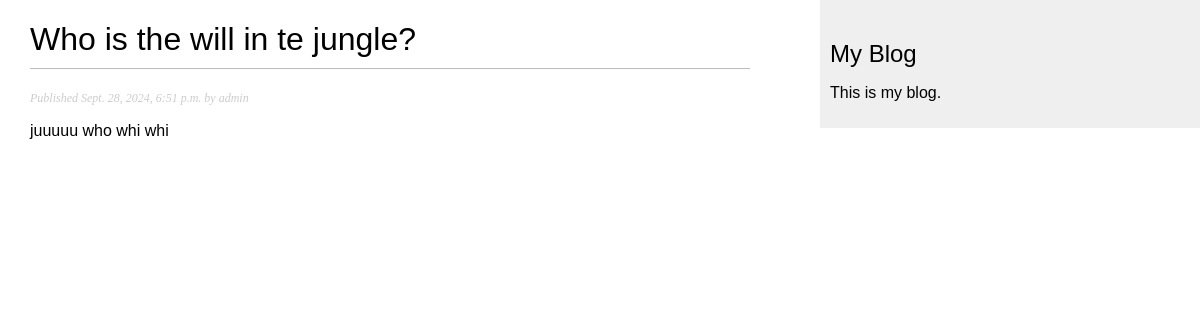
The page /blog/6/ on the database its author committed.
### blog/models.py (models this page shows, shortened)
class Post(models.Model):
    class Status(models.TextChoices):
        DRAFT = 'DF', 'Draft'
        PUBLISHED = 'PB', 'Published'
    title = models.CharField(max_length=250)
    slug = models.SlugField(max_length=250)
    author = models.ForeignKey(
        settings.AUTH_USER_MODEL,
        on_delete=models.CASCADE,
        related_name='blog_posts'
    )
    body = models.TextField()
    publish = models.DateTimeField(default=timezone.now)
    created = models.DateTimeField(auto_now_add=True)
    updated = models.DateTimeField(auto_now=True)
    status = models.CharField(
        max_length=2,
        choices=Status,
        default=Status.DRAFT
    )
    objects = models.Manager()
    published = PublishedManager()
    class Meta:
        ordering = ['-publish']
        indexes = [
            models.Index(fields=['-publish']),
        ]

### blog/views.py (the view)
# urls.py: path('<int:id>/', views.post_detail, name='post_detail'),
def post_detail(request, id):
    post = get_object_or_404(
        Post,
        id=id,
        status=Post.Status.PUBLISHED
    )
    return render(
        request,
        'blog/post/detail.html',
        {'post': post}
    )

### blog/templates/blog/post/detail.html (shortened to what this page needs)
{% extends "blog/base.html" %}
{% block content %}
 <h1>{{ post.title }}</h1>
<p class="date">
 Published {{ post.publish }} by {{ post.author }}
 </p>
 {{ post.body|linebreaks }}
{% endblock %}

### blog/static/css/blog.css (style rules this page uses)
body { margin:0; padding:0; font-family:helvetica, sans-serif; }
h1 { font-weight:normal; border-bottom:1px solid #bbb; padding:0 0 10px 0; }
p.date { color:#ccc; font-family: georgia, serif; font-size: 12px; font-style: italic; }

### rows shown on the page
Post: title "Who is the will in te jungle?", publish "Sept. 28, 2024, 6:51 p.m.", author "admin", body "juuuuu who whi whi"
